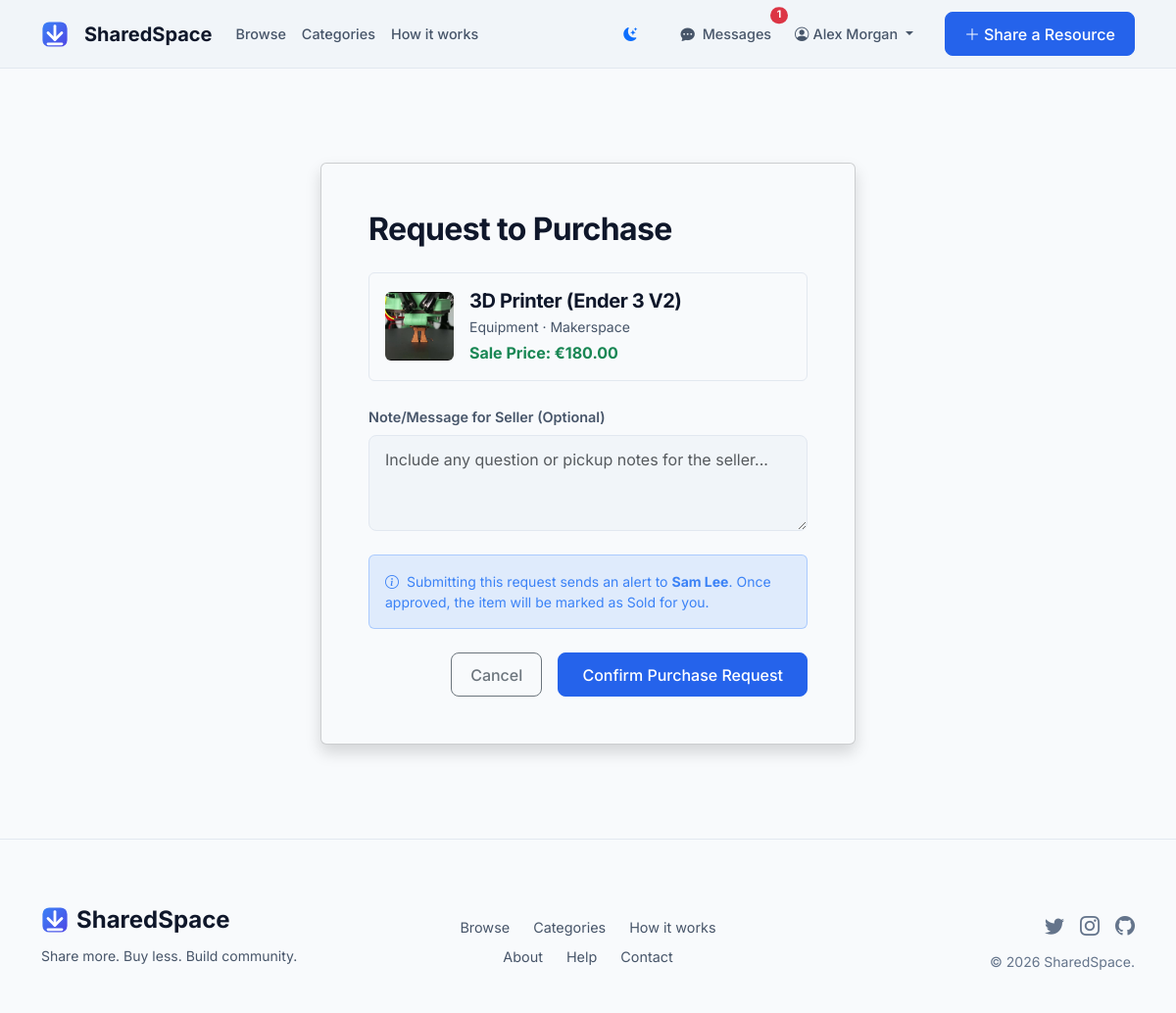
Screenshot of /resource/2/buy (signed in) with the database file from the repository.
### app/models.py (models this page shows, shortened)
class User(db.Model, UserMixin):
    id = db.Column(db.Integer, primary_key=True)
    username = db.Column(db.String(20), unique=True, nullable=False)
    email = db.Column(db.String(120), unique=True, nullable=False)
    password_hash = db.Column(db.String(128), nullable=False)
    created_at = db.Column(db.DateTime, nullable=False, default=datetime.utcnow)
    is_active = db.Column(db.Boolean, default=True)
    rating = db.Column(db.Float, default=5.0)
    resources = db.relationship('Resource', backref='owner', lazy=True)
    borrowed = db.relationship('Booking', backref='borrower', lazy=True)
    purchases = db.relationship('Purchase', backref='buyer', lazy=True)
    followed = db.relationship(
        'User', secondary=followers,
        primaryjoin=(followers.c.follower_id == id),
        secondaryjoin=(followers.c.followed_id == id),
        backref=db.backref('followers', lazy='dynamic'), lazy='dynamic'
    )
    messages_sent = db.relationship('Message', foreign_keys='Message.sender_id', backref='sender', lazy='dynamic')
    messages_received = db.relationship('Message', foreign_keys='Message.recipient_id', backref='recipient', lazy='dynamic')
    def unread_message_count(self):
        return Message.query.filter_by(recipient_id=self.id, is_read=False).count()

class Resource(db.Model):
    id = db.Column(db.Integer, primary_key=True)
    title = db.Column(db.String(100), nullable=False)
    description = db.Column(db.Text, nullable=False)
    category = db.Column(db.String(50), nullable=False)
    location = db.Column(db.String(100), nullable=False)
    availability_status = db.Column(db.String(20), nullable=False, default='Available')
    image_url = db.Column(db.String(255), nullable=True)
    daily_price = db.Column(db.Float, nullable=True)
    listing_type = db.Column(db.String(20), nullable=False, default='Rent')
    sale_price = db.Column(db.Float, nullable=True)
    currency = db.Column(db.String(10), nullable=False, default='USD')
    created_at = db.Column(db.DateTime, nullable=False, default=datetime.utcnow)
    updated_at = db.Column(db.DateTime, nullable=False, default=datetime.utcnow, onupdate=datetime.utcnow)
    owner_id = db.Column(db.Integer, db.ForeignKey('user.id'), nullable=False)
    bookings = db.relationship('Booking', backref='resource', lazy=True)
    purchases = db.relationship('Purchase', backref='resource', lazy=True)
    @property
    def currency_symbol(self):
        symbols = {
            'USD': '$',
            'EUR': '€',
            'GBP': '£',
            'INR': '₹',
            'CAD': 'C$',
            'AUD': 'A$',
            'JPY': '¥'
        }
        return symbols.get(self.currency, '$')

### app/routes.py (the view, shortened to what this page needs)
@main.route('/resource/<int:resource_id>/buy', methods=['GET', 'POST'])
@login_required
def buy_resource(resource_id):
    resource = Resource.query.get_or_404(resource_id)
    if resource.owner == current_user:
        flash('You cannot buy your own resource!', 'warning')
        return redirect(url_for('main.resource_detail', resource_id=resource.id))
    if resource.listing_type not in ['Sale', 'Both']:
        flash('This resource is not listed for sale.', 'warning')
        return redirect(url_for('main.resource_detail', resource_id=resource.id))
    if resource.availability_status == 'Sold':
        flash('This item has already been sold.', 'warning')
        return redirect(url_for('main.resource_detail', resource_id=resource.id))
    form = PurchaseForm()
    return render_template('purchases/buy.html', title='Buy Resource', form=form, resource=resource)

### app/forms.py
class PurchaseForm(FlaskForm):
    message = TextAreaField('Note/Message for Seller (Optional)', validators=[Optional()])
    submit = SubmitField('Confirm Purchase Request')

### app/models.py (called while the page is built)
@login_manager.user_loader
def load_user(user_id):
    return User.query.get(int(user_id))

### app/routes.py (called while the page is built)
@main.app_context_processor
def inject_globals():
    if current_user.is_authenticated:
        return {'unread_count': current_user.unread_message_count()}
    return {'unread_count': 0}

### app/templates/purchases/buy.html (shortened to what this page needs)
{% extends "base.html" %}
{% block content %}
<div class="row justify-content-center mt-5 mb-5">
    <div class="col-lg-6">
        <div class="card bg-surface border-color p-4 p-md-5 shadow">
            <h2 class="fw-bold mb-4">Request to Purchase</h2>
            <div class="d-flex align-items-center gap-3 p-3 bg-main rounded border border-color mb-4">
                <img src="{{ resource.image_url or 'https://placehold.co/600x400/1E2A40/F8FAFC?text=No+Image' }}" class="rounded" style="width: 70px; height: 70px; object-fit: cover;" alt="{{ resource.title }}">
                <div>
                    <h5 class="mb-1 fw-bold">{{ resource.title }}</h5>
                    <div class="text-secondary small me-2">{{ resource.category }} &middot; {{ resource.location }}</div>
                    <div class="text-success fw-bold mt-1">
                        Sale Price: {{ resource.currency_symbol }}{{ "%.2f"|format(resource.sale_price or 0) }}
                    </div>
                </div>
            </div>
            <form method="POST" action="">
                <div class="mb-4">
                    {{ form.message.label(class="form-label fw-semibold") }}
                    {% if form.message.errors %}
                        {{ form.message(class="form-control is-invalid bg-main border-color text-primary", rows="3") }}
                        <div class="invalid-feedback">{% for error in form.message.errors %}<span>{{ error }}</span>{% endfor %}</div>
                    {% else %}
                        {{ form.message(class="form-control bg-main border-color text-primary", rows="3", placeholder="Include any question or pickup notes for the seller...") }}
                    {% endif %}
                </div>
                <div class="p-3 bg-primary bg-opacity-10 border border-primary border-opacity-25 rounded mb-4 text-primary-brand small">
                    <i class="bi bi-info-circle me-1"></i> Submitting this request sends an alert to <strong>{{ resource.owner.username }}</strong>. Once approved, the item will be marked as Sold for you.
                </div>
                <div class="d-flex justify-content-end gap-3">
                    <a href="{{ url_for('main.resource_detail', resource_id=resource.id) }}" class="btn btn-outline-secondary">Cancel</a>
                    {{ form.submit(class="btn btn-primary px-4") }}
                </div>
            </form>
        </div>
    </div>
</div>
{% endblock %}

### app/templates/base.html (shortened to what this page needs)
<!DOCTYPE html>
<html lang="en" data-bs-theme="light">
<head>
    <link href="https://cdn.jsdelivr.net/npm/bootstrap@5.3.0/dist/css/bootstrap.min.css" rel="stylesheet">
    <link rel="stylesheet" href="https://cdn.jsdelivr.net/npm/bootstrap-icons@1.11.1/font/bootstrap-icons.css">
    <link rel="stylesheet" href="{{ url_for('static', filename='css/style.css') }}">
</head>
<body>
    <nav class="navbar navbar-expand-lg sticky-top">
        <div class="container">
            <a class="navbar-brand" href="{{ url_for('main.index') }}">
                <img src="{{ url_for('static', filename='logo.svg') }}" alt="SharedSpace Logo" width="28" height="28" class="me-2"> SharedSpace
            </a>
            <div class="collapse navbar-collapse" id="navbarNav">
                <ul class="navbar-nav me-auto">
                    <li class="nav-item">
                        <a class="nav-link" href="{{ url_for('main.list_resources') }}">Browse</a>
                    </li>
                    <li class="nav-item">
                        <a class="nav-link" href="{{ url_for('main.list_resources') }}">Categories</a>
                    </li>
                    <li class="nav-item">
                        <a class="nav-link" href="#how-it-works">How it works</a>
                    </li>
                </ul>
                <ul class="navbar-nav align-items-center">
                    <li class="nav-item me-3">
                        <button id="themeToggle" class="btn btn-sm btn-link text-muted" aria-label="Toggle Theme">
                            <i class="bi bi-moon-stars-fill" id="themeIcon"></i>
                        </button>
                    </li>
                    {% if current_user.is_authenticated %}
                        <li class="nav-item me-2">
                            <a class="nav-link position-relative" href="{{ url_for('main.messages') }}">
                                <i class="bi bi-chat-dots-fill me-1"></i> Messages
                                {% if unread_count > 0 %}
                                    <span class="position-absolute top-0 start-100 translate-middle badge rounded-pill bg-danger" style="font-size: 0.65rem;">
                                        {{ unread_count }}
                                    </span>
                                {% endif %}
                            </a>
                        </li>
                        <li class="nav-item dropdown me-2">
                            <a class="nav-link dropdown-toggle" href="#" id="navbarDropdown" role="button" data-bs-toggle="dropdown">
                                <i class="bi bi-person-circle me-1"></i>{{ current_user.username }}
                            </a>
                        </li>
                    {% else %}
                        <li class="nav-item">
                            <a class="nav-link" href="{{ url_for('main.login') }}">Log in</a>
                        </li>
                    {% endif %}
                    <li class="nav-item ms-lg-3 mt-3 mt-lg-0">
                        <a class="btn btn-primary" href="{{ url_for('main.create_resource') }}">
                            <i class="bi bi-plus-lg me-1"></i>Share a Resource
                        </a>
                    </li>
                </ul>
            </div>
        </div>
    </nav>
    <main class="container py-5">
        {% block content %}{% endblock %}
    </main>
    <footer class="mt-auto">
        <div class="container">
            <div class="row align-items-center">
                <div class="col-md-4 mb-4 mb-md-0">
                    <div class="fw-bold fs-4 mb-2 d-flex align-items-center gap-2">
                        <img src="{{ url_for('static', filename='logo.svg') }}" alt="SharedSpace Logo" width="28" height="28"> SharedSpace
                    </div>
                    <p class="text-secondary small">Share more. Buy less. Build community.</p>
                </div>
                <div class="col-md-4 mb-4 mb-md-0 text-center footer-links">
                    <div class="d-flex justify-content-center gap-4">
                        <a href="{{ url_for('main.list_resources') }}">Browse</a>
                        <a href="{{ url_for('main.list_resources') }}">Categories</a>
                        <a href="#how-it-works">How it works</a>
                    </div>
                    <div class="d-flex justify-content-center gap-4 mt-2">
                        <a href="#">About</a>
                        <a href="#">Help</a>
                        <a href="#">Contact</a>
                    </div>
                </div>
                <div class="col-md-4 text-md-end text-muted">
                    <div class="fs-5 mb-2 d-flex justify-content-md-end justify-content-center gap-3">
                        <i class="bi bi-twitter"></i>
                        <i class="bi bi-instagram"></i>
                        <i class="bi bi-github"></i>
                    </div>
                    <small>&copy; {{ current_user.created_at.year if current_user.is_authenticated else 2024 }} SharedSpace.</small>
                </div>
            </div>
        </div>
    </footer>
</body>
</html>

### app/static/css/style.css (style rules this page uses)
:root { --bg-main: #F8FAFC; --bg-surface: #F1F5F9; --bg-card: #FFFFFF; --border-color: #E2E8F0; --primary-blue: #2563EB; --bright-blue: #3B82F6; --purple-accent: #6366F1; --text-primary: #0F172A; --text-secondary: #475569; --text-muted: #64748B; --success: #10B981; --warning: #F59E0B; --error: #EF4444; --bs-body-bg: var(--bg-main); --bs-body-color: var(--text-primary); --bs-border-color: var(--border-color); --bs-primary: var(--primary-blue); --bs-success: var(--success); --bs-warning: var(--warning); --bs-danger: var(--error); }
body { font-family: 'Inter', sans-serif; background-color: var(--bg-main); color: var(--text-primary); -webkit-font-smoothing: antialiased; min-height: 100vh; display: flex; flex-direction: column; }
main { flex-grow: 1; }
h1, h2, h3, h4, h5, h6 { color: var(--text-primary); font-weight: 600; letter-spacing: -0.02em; }
.text-muted { color: var(--text-muted) !important; }
.text-secondary { color: var(--text-secondary) !important; }
.text-primary-brand { color: var(--bright-blue) !important; }
.navbar { background: var(--bg-surface); backdrop-filter: blur(12px); -webkit-backdrop-filter: blur(12px); border-bottom: 1px solid var(--border-color); padding: 0.75rem 0; }
.navbar-brand { color: var(--text-primary) !important; font-weight: 700; font-size: 1.25rem; display: flex; align-items: center; gap: 0.5rem; }
.nav-link { color: var(--text-secondary) !important; font-weight: 500; font-size: 0.9rem; transition: color 0.2s; }
.btn { font-weight: 500; border-radius: 8px; padding: 0.6rem 1.2rem; transition: all 0.2s ease; }
.btn-primary { background-color: var(--primary-blue); border-color: var(--primary-blue); color: white; }
.form-control, .form-select { background: var(--bg-surface); border: 1px solid var(--border-color); color: var(--text-primary); border-radius: 8px; padding: 0.75rem 1rem; }
.form-label { color: var(--text-secondary); font-weight: 500; font-size: 0.9rem; }
footer { background: var(--bg-main); border-top: 1px solid var(--border-color); padding: 4rem 0 2rem; }
.footer-links a { color: var(--text-secondary); text-decoration: none; font-size: 0.9rem; transition: color 0.2s; }

### rows the page displays
User: username "Alex Morgan", created_at "2026"
Resource: image_url (picture), title "3D Printer (Ender 3 V2)", category "Equipment", location "Makerspace", currency_symbol "€", sale_price "180.00"
User: owner.username "Sam Lee"

### other values shown
{{ unread_count }} "1"
